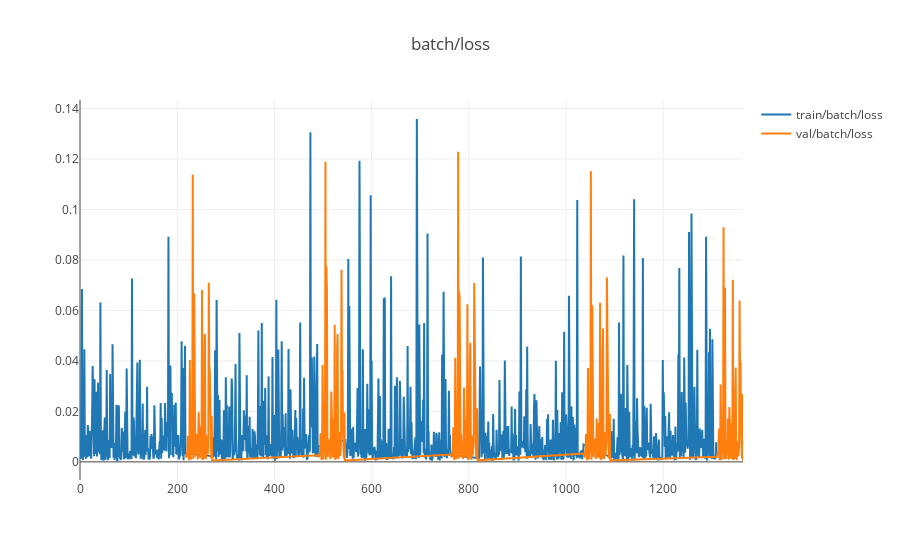
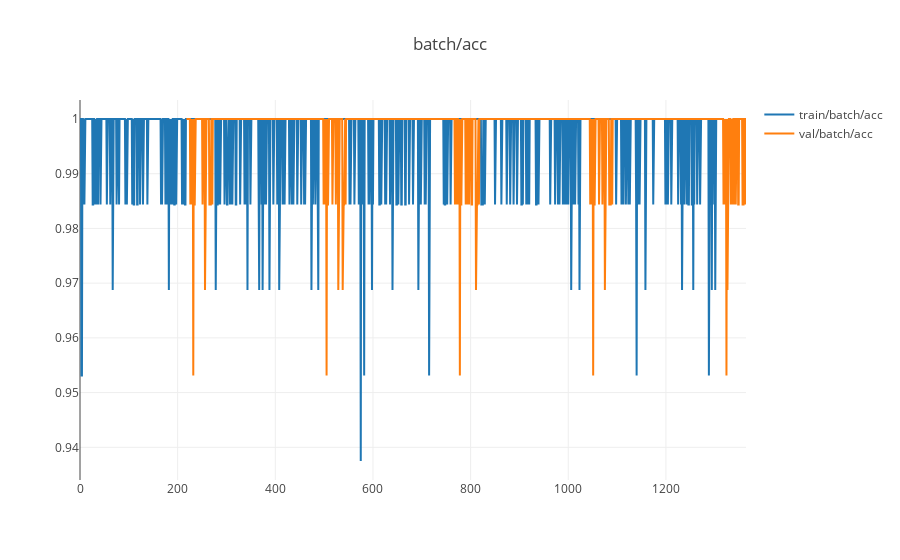
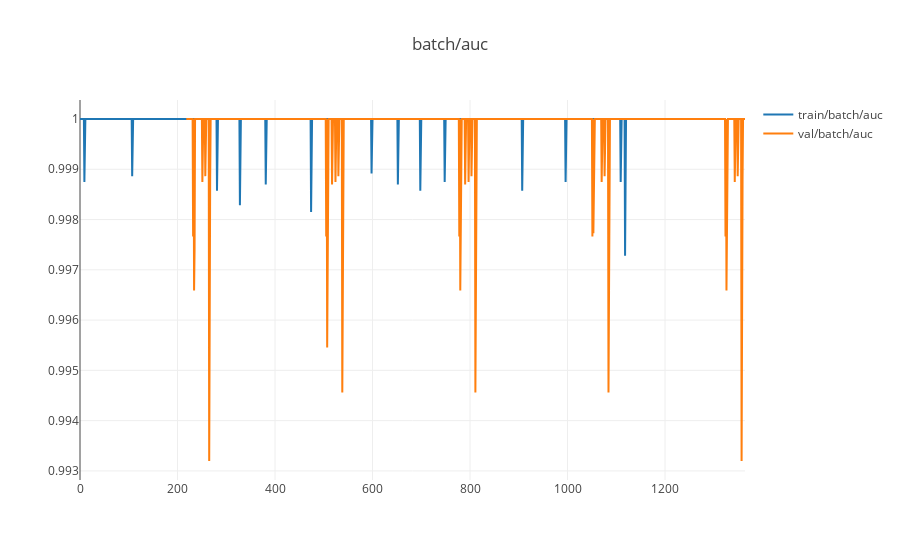
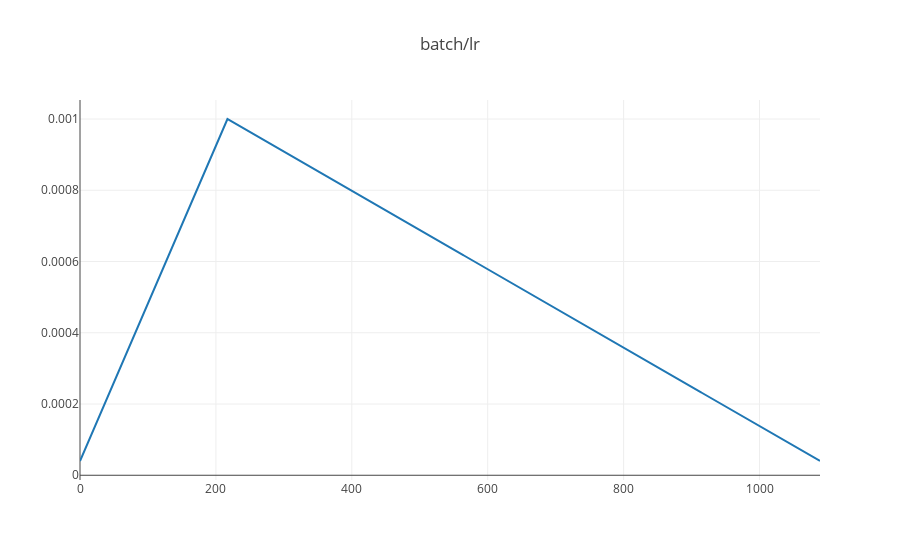

Notebook code for these charts, in order:
### Code cell
keker.kek_one_cycle(max_lr=1e-3,                  # the maximum learning rate
                    cycle_len=5,                  # number of epochs, actually, but not exactly
                    momentum_range=(0.95, 0.85),  # range of momentum changes
                    div_factor=25,                # max_lr / min_lr
                    increase_fraction=0.2,        # the part of cycle when learning rate increases
                    logdir='train_logs1')
keker.plot_kek('train_logs1')

### Figure 1 — Plotly figure (JSON) as saved in the notebook; plotly's stock layout.template omitted (floating-point values rounded to 4 significant figures; data arrays with more than 128 entries replaced by an {"elided": "..."} marker saying what was removed)
{"data": [{"name": "train/batch/loss", "type": "scatter", "uid": "a43e1d95-d8db-42e6-870c-9f9aa8b5e260", "x": {"elided": "1090 int values"}, "y": {"elided": "1090 float values"}}, {"name": "val/batch/loss", "type": "scatter", "uid": "c21dd12d-94d2-4137-8572-e683f1ee1667", "x": {"elided": "275 int values"}, "y": {"elided": "275 float values"}}], "layout": {"title": {"text": "batch/loss"}, "yaxis": {"hoverformat": ".6f"}}}

### Figure 2 — Plotly figure (JSON) as saved in the notebook; plotly's stock layout.template omitted (floating-point values rounded to 4 significant figures; data arrays with more than 128 entries replaced by an {"elided": "..."} marker saying what was removed)
{"data": [{"name": "train/batch/acc", "type": "scatter", "uid": "13697e58-b6ca-4d44-991d-0a8f136aedf0", "x": {"elided": "1090 int values"}, "y": {"elided": "1090 float values"}}, {"name": "val/batch/acc", "type": "scatter", "uid": "dd28cedd-7d33-40a3-b8a9-4a8a24454d76", "x": {"elided": "275 int values"}, "y": {"elided": "275 float values"}}], "layout": {"title": {"text": "batch/acc"}, "yaxis": {"hoverformat": ".6f"}}}

### Figure 3 — Plotly figure (JSON) as saved in the notebook; plotly's stock layout.template omitted (floating-point values rounded to 4 significant figures; data arrays with more than 128 entries replaced by an {"elided": "..."} marker saying what was removed)
{"data": [{"name": "train/batch/auc", "type": "scatter", "uid": "a7f7c7f1-7eec-42b2-a0ef-21f9b7fb746e", "x": {"elided": "1090 int values"}, "y": {"elided": "1090 float values"}}, {"name": "val/batch/auc", "type": "scatter", "uid": "2fad2255-9bca-4b3f-81c3-9245478d4cc4", "x": {"elided": "275 int values"}, "y": {"elided": "275 float values"}}], "layout": {"title": {"text": "batch/auc"}, "yaxis": {"hoverformat": ".6f"}}}

### Figure 4 — Plotly figure (JSON) as saved in the notebook; plotly's stock layout.template omitted (floating-point values rounded to 4 significant figures; data arrays with more than 128 entries replaced by an {"elided": "..."} marker saying what was removed)
{"data": [{"name": "train/batch/lr", "type": "scatter", "uid": "d36464c6-4b0e-419c-9b55-54c40677ae7f", "x": {"elided": "1090 int values"}, "y": {"elided": "1090 float values"}}], "layout": {"title": {"text": "batch/lr"}, "yaxis": {"hoverformat": ".6f"}}}
